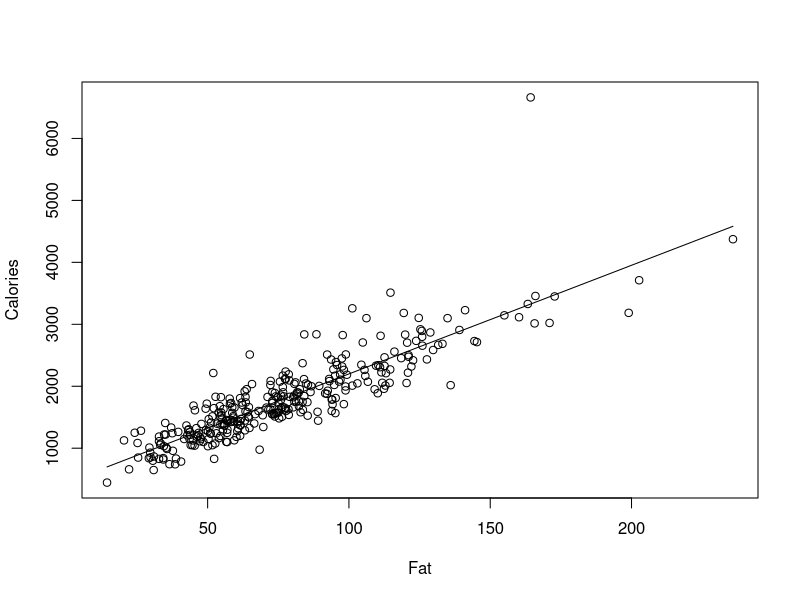
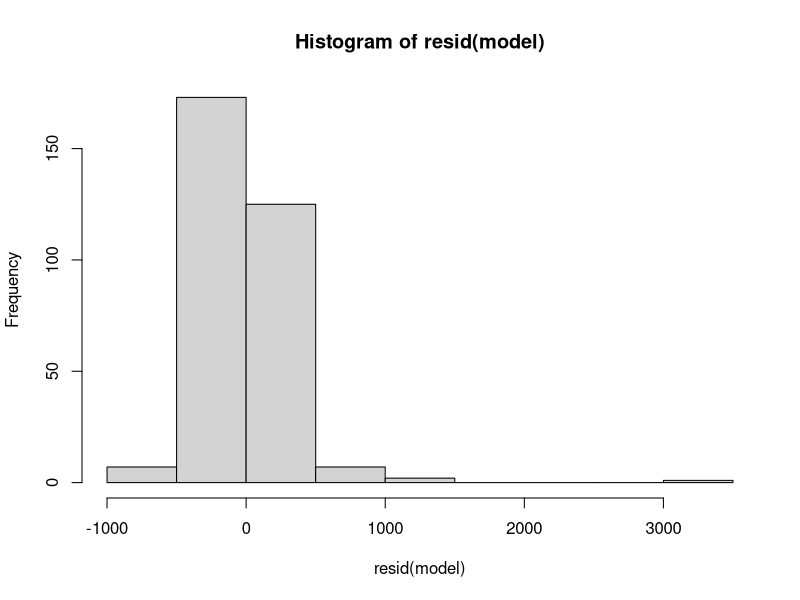
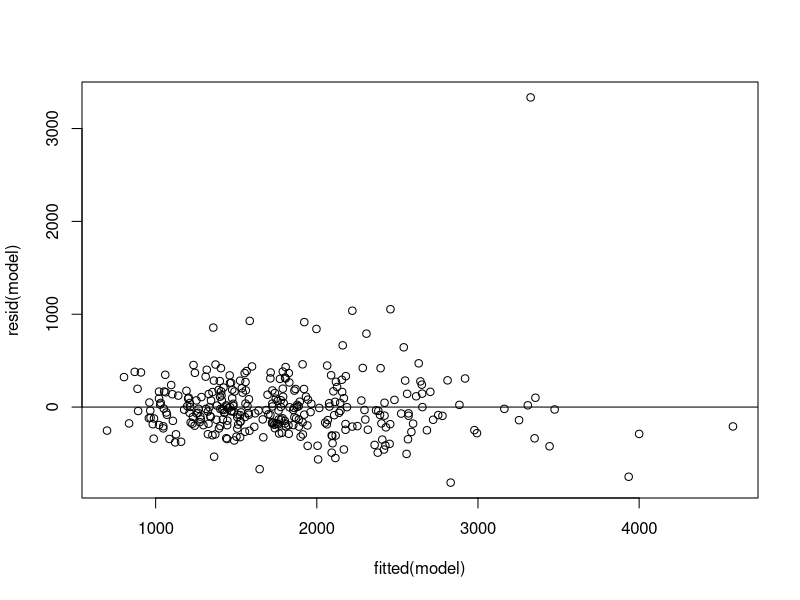

The R source for these figures, in order:
# Author: Matt Williams
# Version: 4/23/2022


data <- read.csv("NutritionStudy.csv", header = TRUE)


attach(data)

model <- lm (Calories ~ Fat)


plot(Fat, Calories)
lines(Fat, fitted(model))

hist(resid(model))


plot(fitted(model), resid(model))
abline(0,0)